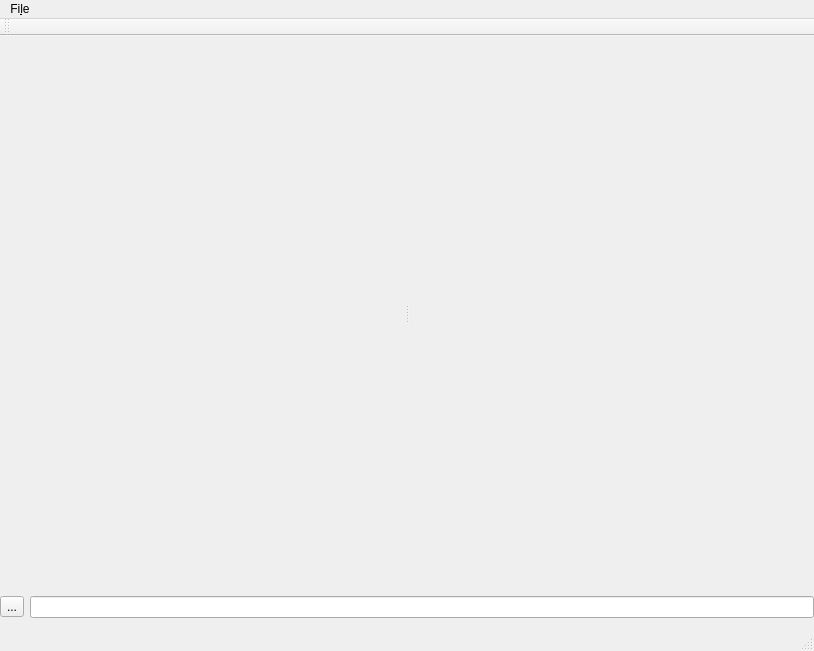
<?xml version="1.0" encoding="UTF-8"?>
<ui version="4.0">
 <class>MainWindow</class>
 <widget class="QMainWindow" name="MainWindow">
  <property name="geometry">
   <rect>
    <x>0</x>
    <y>0</y>
    <width>814</width>
    <height>651</height>
   </rect>
  </property>
  <property name="windowTitle">
   <string>MainWindow</string>
  </property>
  <property name="dockOptions">
   <set>QMainWindow::AllowTabbedDocks|QMainWindow::AnimatedDocks|QMainWindow::ForceTabbedDocks</set>
  </property>
  <widget class="QWidget" name="centralWidget">
   <layout class="QVBoxLayout" name="verticalLayout_3">
    <property name="leftMargin">
     <number>0</number>
    </property>
    <property name="topMargin">
     <number>0</number>
    </property>
    <property name="rightMargin">
     <number>0</number>
    </property>
    <item>
     <widget class="QSplitter" name="splitter">
      <property name="orientation">
       <enum>Qt::Horizontal</enum>
      </property>
      <widget class="QWidget" name="verticalLayoutWidget">
       <layout class="QVBoxLayout" name="panelsBox"/>
      </widget>
      <widget class="QWidget" name="verticalLayoutWidget_2">
       <layout class="QVBoxLayout" name="previewBox"/>
      </widget>
     </widget>
    </item>
    <item>
     <widget class="QWidget" name="widget_2" native="true">
      <property name="sizePolicy">
       <sizepolicy hsizetype="Preferred" vsizetype="Maximum">
        <horstretch>0</horstretch>
        <verstretch>0</verstretch>
       </sizepolicy>
      </property>
      <layout class="QHBoxLayout" name="horizontalLayout_2">
       <property name="leftMargin">
        <number>0</number>
       </property>
       <property name="topMargin">
        <number>0</number>
       </property>
       <property name="rightMargin">
        <number>0</number>
       </property>
       <property name="bottomMargin">
        <number>0</number>
       </property>
       <item>
        <widget class="QToolButton" name="toolButton_2">
         <property name="text">
          <string>...</string>
         </property>
        </widget>
       </item>
       <item>
        <widget class="QLineEdit" name="lineEdit_2"/>
       </item>
      </layout>
     </widget>
    </item>
   </layout>
  </widget>
  <widget class="QMenuBar" name="menuBar">
   <property name="geometry">
    <rect>
     <x>0</x>
     <y>0</y>
     <width>814</width>
     <height>23</height>
    </rect>
   </property>
   <widget class="QMenu" name="menuFi_le">
    <property name="title">
     <string>Fi&amp;le</string>
    </property>
    <addaction name="actionOpen"/>
    <addaction name="separator"/>
    <addaction name="actionExit"/>
   </widget>
   <addaction name="menuFi_le"/>
  </widget>
  <widget class="QToolBar" name="mainToolBar">
   <attribute name="toolBarArea">
    <enum>TopToolBarArea</enum>
   </attribute>
   <attribute name="toolBarBreak">
    <bool>false</bool>
   </attribute>
  </widget>
  <widget class="QStatusBar" name="statusBar"/>
  <action name="actionOpen">
   <property name="text">
    <string>Open...</string>
   </property>
   <property name="shortcut">
    <string>Ctrl+O</string>
   </property>
  </action>
  <action name="actionExit">
   <property name="text">
    <string>Exit</string>
   </property>
   <property name="shortcut">
    <string>Ctrl+Q</string>
   </property>
  </action>
 </widget>
 <layoutdefault spacing="6" margin="11"/>
 <resources/>
 <connections/>
</ui>
